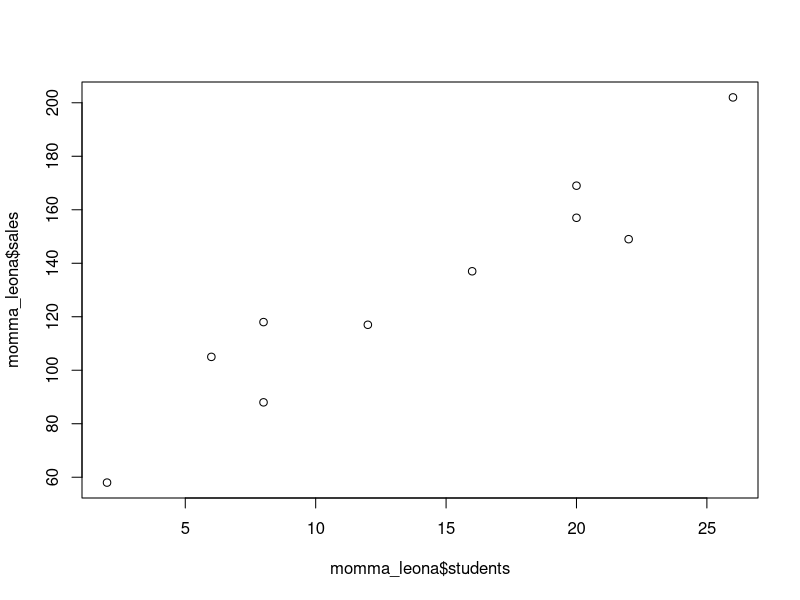
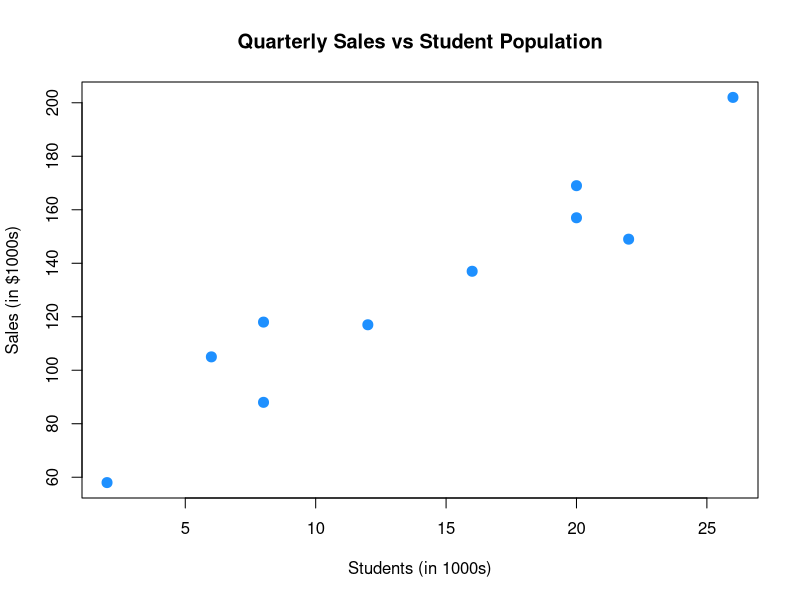
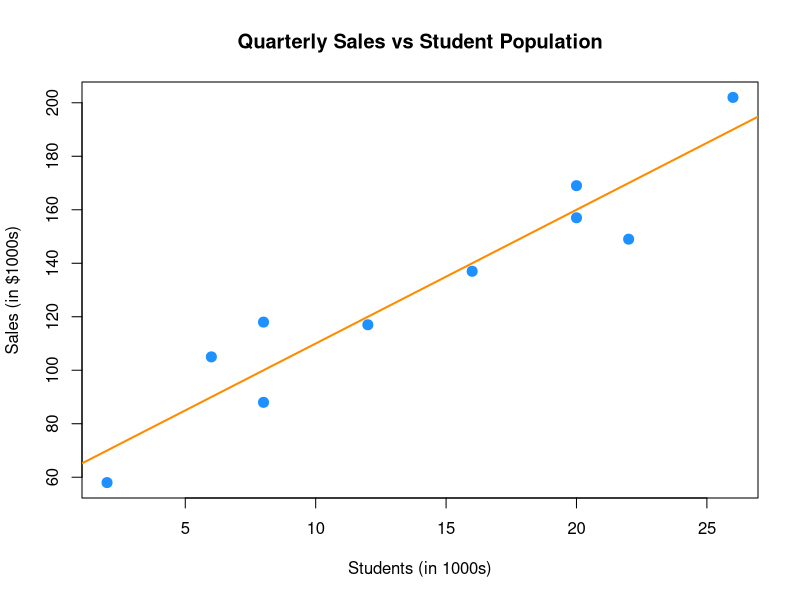
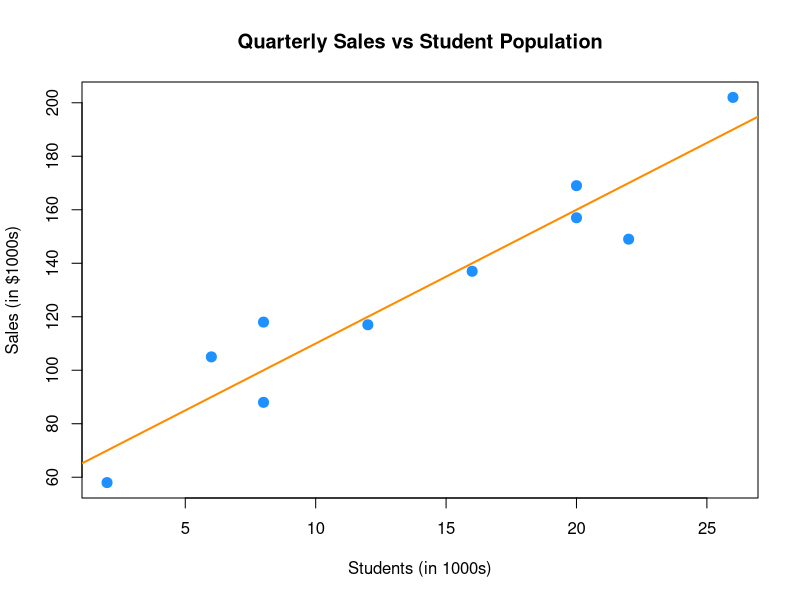

Write R code to recreate these figures, in order.
## ---- chunk 1
momma_leona = data.frame(students = c(2, 6, 8, 8, 12, 16, 20, 20, 22, 26), 
                          sales = c(58, 105, 88, 118, 117, 137, 157, 169, 149, 202))
## ---- chunk 2
names(momma_leona)
## ---- chunk 3
momma_leona$sales
momma_leona$students
## ---- chunk 4
dim(momma_leona)
nrow(momma_leona)
ncol(momma_leona)
## ---- chunk 5
str(momma_leona)
## ---- chunk 6
#write.csv(momma_leona, "data/momma_leona.csv", row.names = FALSE)
## ---- chunk 7
plot(momma_leona$students, momma_leona$sales)
## ---- chunk 8
plot(momma_leona$students, momma_leona$sales,
     xlab = "Students (in 1000s)",
     ylab = "Sales (in $1000s)",
     main = "Quarterly Sales vs Student Population",
     pch  = 20,
     cex  = 2,
     col  = "dodgerblue")
## ---- chunk 9
momma_leona_model = lm(sales ~ students, data = momma_leona)
## ---- chunk 10
plot(momma_leona$students, momma_leona$sales,
     xlab = "Students (in 1000s)",
     ylab = "Sales (in $1000s)",
     main = "Quarterly Sales vs Student Population",
     pch  = 20,
     cex  = 2,
     col  = "dodgerblue")
abline(momma_leona_model, lwd = 2, col = "darkorange")
## ---- chunk 11
plot(sales ~ students, data = momma_leona,
     xlab = "Students (in 1000s)",
     ylab = "Sales (in $1000s)",
     main = "Quarterly Sales vs Student Population",
     pch  = 20,
     cex  = 2,
     col  = "dodgerblue")
abline(momma_leona_model, lwd = 2, col = "darkorange")
